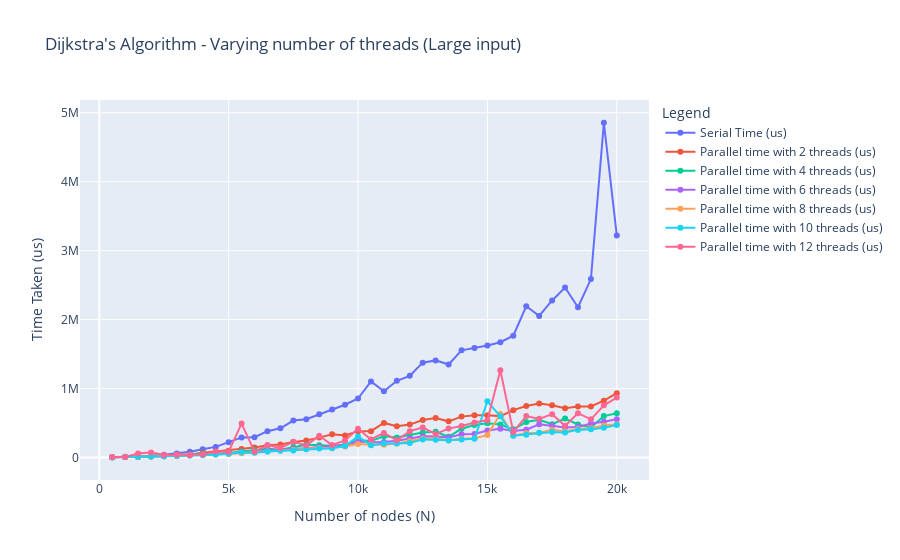

The notebook cell this image was saved under:
### Code cell
fig = px.line(df, x = df_columns[0],y=df_columns[1:],  labels={
                     "Number of nodes (N)": "Number of nodes (N)",
                     "value": "Time Taken (us)",
                     "variable": "Legend"
                 }, title = "Dijkstra's Algorithm - Varying number of threads (Large input)", markers = True)
fig.show()

### Figure 1 — Plotly figure (JSON) as saved in the notebook; plotly's stock layout.template omitted (floating-point values rounded to 4 significant figures)
{"data": [{"hovertemplate": "Legend=Serial Time (us)<br>Number of nodes (N)=%{x}<br>Time Taken (us)=%{y}<extra></extra>", "legendgroup": "Serial Time (us)", "line": {"color": "#636efa", "dash": "solid"}, "marker": {"symbol": "circle"}, "mode": "markers+lines", "name": "Serial Time (us)", "orientation": "v", "showlegend": true, "type": "scatter", "x": [500, 1000, 1500, 2000, 2500, 3000, 3500, 4000, 4500, 5000, 5500, 6000, 6500, 7000, 7500, 8000, 8500, 9000, 9500, 10000, 10500, 11000, 11500, 12000, 12500, 13000, 13500, 14000, 14500, 15000, 15500, 16000, 16500, 17000, 17500, 18000, 18500, 19000, 19500, 20000], "xaxis": "x", "y": [1853, 6713, 13122, 24694, 38398, 57404, 80509, 118616, 152309, 220610, 289865, 293399, 379918, 422475, 534813, 553813, 626641, 694456, 763608, 854631, 1102363, 958791, 1111361, 1183528, 1374702, 1407191, 1348035, 1553750, 1586127, 1624459, 1670628, 1766070, 2193146, 2052706, 2276930, 2465437, 2178124, 2587178, 4855846, 3218196], "yaxis": "y"}, {"hovertemplate": "Legend=Parallel time with 2 threads (us)<br>Number of nodes (N)=%{x}<br>Time Taken (us)=%{y}<extra></extra>", "legendgroup": "Parallel time with 2 threads (us)", "line": {"color": "#EF553B", "dash": "solid"}, "marker": {"symbol": "circle"}, "mode": "markers+lines", "name": "Parallel time with 2 threads (us)", "orientation": "v", "showlegend": true, "type": "scatter", "x": [500, 1000, 1500, 2000, 2500, 3000, 3500, 4000, 4500, 5000, 5500, 6000, 6500, 7000, 7500, 8000, 8500, 9000, 9500, 10000, 10500, 11000, 11500, 12000, 12500, 13000, 13500, 14000, 14500, 15000, 15500, 16000, 16500, 17000, 17500, 18000, 18500, 19000, 19500, 20000], "xaxis": "x", "y": [2252, 8497, 9237, 16028, 22287, 36376, 43512, 66416, 86985, 97536, 121833, 142505, 174898, 185896, 224165, 244073, 286673, 333850, 318472, 380272, 380433, 499872, 450489, 475507, 542222, 572469, 523139, 591384, 610365, 612930, 598665, 685249, 745608, 783187, 754969, 712682, 737607, 738305, 822278, 930895], "yaxis": "y"}, {"hovertemplate": "Legend=Parallel time with 4 threads (us)<br>Number of nodes (N)=%{x}<br>Time Taken (us)=%{y}<extra></extra>", "legendgroup": "Parallel time with 4 threads (us)", "line": {"color": "#00cc96", "dash": "solid"}, "marker": {"symbol": "circle"}, "mode": "markers+lines", "name": "Parallel time with 4 threads (us)", "orientation": "v", "showlegend": true, "type": "scatter", "x": [500, 1000, 1500, 2000, 2500, 3000, 3500, 4000, 4500, 5000, 5500, 6000, 6500, 7000, 7500, 8000, 8500, 9000, 9500, 10000, 10500, 11000, 11500, 12000, 12500, 13000, 13500, 14000, 14500, 15000, 15500, 16000, 16500, 17000, 17500, 18000, 18500, 19000, 19500, 20000], "xaxis": "x", "y": [2783, 5888, 6608, 11326, 14865, 29930, 34683, 52611, 51314, 62096, 82249, 101897, 123475, 110625, 147064, 182020, 175946, 168457, 183863, 248350, 236356, 305419, 289851, 324043, 362386, 370882, 298571, 416587, 470868, 494407, 476385, 406509, 512664, 544452, 481184, 564408, 478030, 433629, 599555, 640664], "yaxis": "y"}, {"hovertemplate": "Legend=Parallel time with 6 threads (us)<br>Number of nodes (N)=%{x}<br>Time Taken (us)=%{y}<extra></extra>", "legendgroup": "Parallel time with 6 threads (us)", "line": {"color": "#ab63fa", "dash": "solid"}, "marker": {"symbol": "circle"}, "mode": "markers+lines", "name": "Parallel time with 6 threads (us)", "orientation": "v", "showlegend": true, "type": "scatter", "x": [500, 1000, 1500, 2000, 2500, 3000, 3500, 4000, 4500, 5000, 5500, 6000, 6500, 7000, 7500, 8000, 8500, 9000, 9500, 10000, 10500, 11000, 11500, 12000, 12500, 13000, 13500, 14000, 14500, 15000, 15500, 16000, 16500, 17000, 17500, 18000, 18500, 19000, 19500, 20000], "xaxis": "x", "y": [1927, 5299, 6833, 11004, 15530, 20832, 31858, 39276, 47226, 56115, 70011, 77330, 102471, 112714, 116856, 133740, 151521, 163645, 171562, 230012, 218600, 223350, 240967, 274047, 307208, 304299, 288776, 336744, 339612, 390472, 416458, 383040, 401604, 479943, 460945, 433078, 439275, 490544, 517695, 552204], "yaxis": "y"}, {"hovertemplate": "Legend=Parallel time with 8 threads (us)<br>Number of nodes (N)=%{x}<br>Time Taken (us)=%{y}<extra></extra>", "legendgroup": "Parallel time with 8 threads (us)", "line": {"color": "#FFA15A", "dash": "solid"}, "marker": {"symbol": "circle"}, "mode": "markers+lines", "name": "Parallel time with 8 threads (us)", "orientation": "v", "showlegend": true, "type": "scatter", "x": [500, 1000, 1500, 2000, 2500, 3000, 3500, 4000, 4500, 5000, 5500, 6000, 6500, 7000, 7500, 8000, 8500, 9000, 9500, 10000, 10500, 11000, 11500, 12000, 12500, 13000, 13500, 14000, 14500, 15000, 15500, 16000, 16500, 17000, 17500, 18000, 18500, 19000, 19500, 20000], "xaxis": "x", "y": [1995, 4944, 6870, 11919, 15602, 22059, 31682, 33505, 42030, 50269, 59648, 75112, 86986, 98412, 109620, 129758, 134553, 138244, 157230, 192766, 182181, 183024, 200110, 233906, 273507, 277953, 244291, 270456, 277427, 322955, 630824, 318903, 351055, 358498, 401373, 380569, 410782, 424152, 462294, 480561], "yaxis": "y"}, {"hovertemplate": "Legend=Parallel time with 10 threads (us)<br>Number of nodes (N)=%{x}<br>Time Taken (us)=%{y}<extra></extra>", "legendgroup": "Parallel time with 10 threads (us)", "line": {"color": "#19d3f3", "dash": "solid"}, "marker": {"symbol": "circle"}, "mode": "markers+lines", "name": "Parallel time with 10 threads (us)", "orientation": "v", "showlegend": true, "type": "scatter", "x": [500, 1000, 1500, 2000, 2500, 3000, 3500, 4000, 4500, 5000, 5500, 6000, 6500, 7000, 7500, 8000, 8500, 9000, 9500, 10000, 10500, 11000, 11500, 12000, 12500, 13000, 13500, 14000, 14500, 15000, 15500, 16000, 16500, 17000, 17500, 18000, 18500, 19000, 19500, 20000], "xaxis": "x", "y": [2451, 5817, 8943, 11986, 17889, 24603, 28445, 31553, 42088, 52390, 74221, 65706, 85028, 95869, 98825, 116896, 127937, 134137, 164432, 302815, 174868, 200197, 202186, 208776, 261022, 254844, 246833, 259016, 270901, 812789, 595062, 313062, 329025, 355656, 366665, 360460, 398891, 408363, 429537, 470626], "yaxis": "y"}, {"hovertemplate": "Legend=Parallel time with 12 threads (us)<br>Number of nodes (N)=%{x}<br>Time Taken (us)=%{y}<extra></extra>", "legendgroup": "Parallel time with 12 threads (us)", "line": {"color": "#FF6692", "dash": "solid"}, "marker": {"symbol": "circle"}, "mode": "markers+lines", "name": "Parallel time with 12 threads (us)", "orientation": "v", "showlegend": true, "type": "scatter", "x": [500, 1000, 1500, 2000, 2500, 3000, 3500, 4000, 4500, 5000, 5500, 6000, 6500, 7000, 7500, 8000, 8500, 9000, 9500, 10000, 10500, 11000, 11500, 12000, 12500, 13000, 13500, 14000, 14500, 15000, 15500, 16000, 16500, 17000, 17500, 18000, 18500, 19000, 19500, 20000], "xaxis": "x", "y": [4596, 6716, 57857, 72575, 34143, 37197, 31531, 41261, 85364, 82943, 490043, 82009, 174562, 136245, 225554, 175138, 313749, 179385, 245408, 416251, 259689, 355139, 246973, 380892, 432954, 339851, 417625, 454247, 505312, 540486, 1264648, 366205, 599287, 558883, 626939, 457923, 640880, 551586, 755144, 868597], "yaxis": "y"}], "layout": {"autosize": true, "legend": {"title": {"text": "Legend"}, "tracegroupgap": 0}, "title": {"text": "Dijkstra's Algorithm - Varying number of threads (Large input)"}, "xaxis": {"anchor": "y", "autorange": true, "domain": [0, 1], "range": [-762.6, 21260.0], "title": {"text": "Number of nodes (N)"}, "type": "linear"}, "yaxis": {"anchor": "x", "autorange": true, "domain": [0, 1], "range": [-398700.0, 5256000.0], "title": {"text": "Time Taken (us)"}, "type": "linear"}}}
